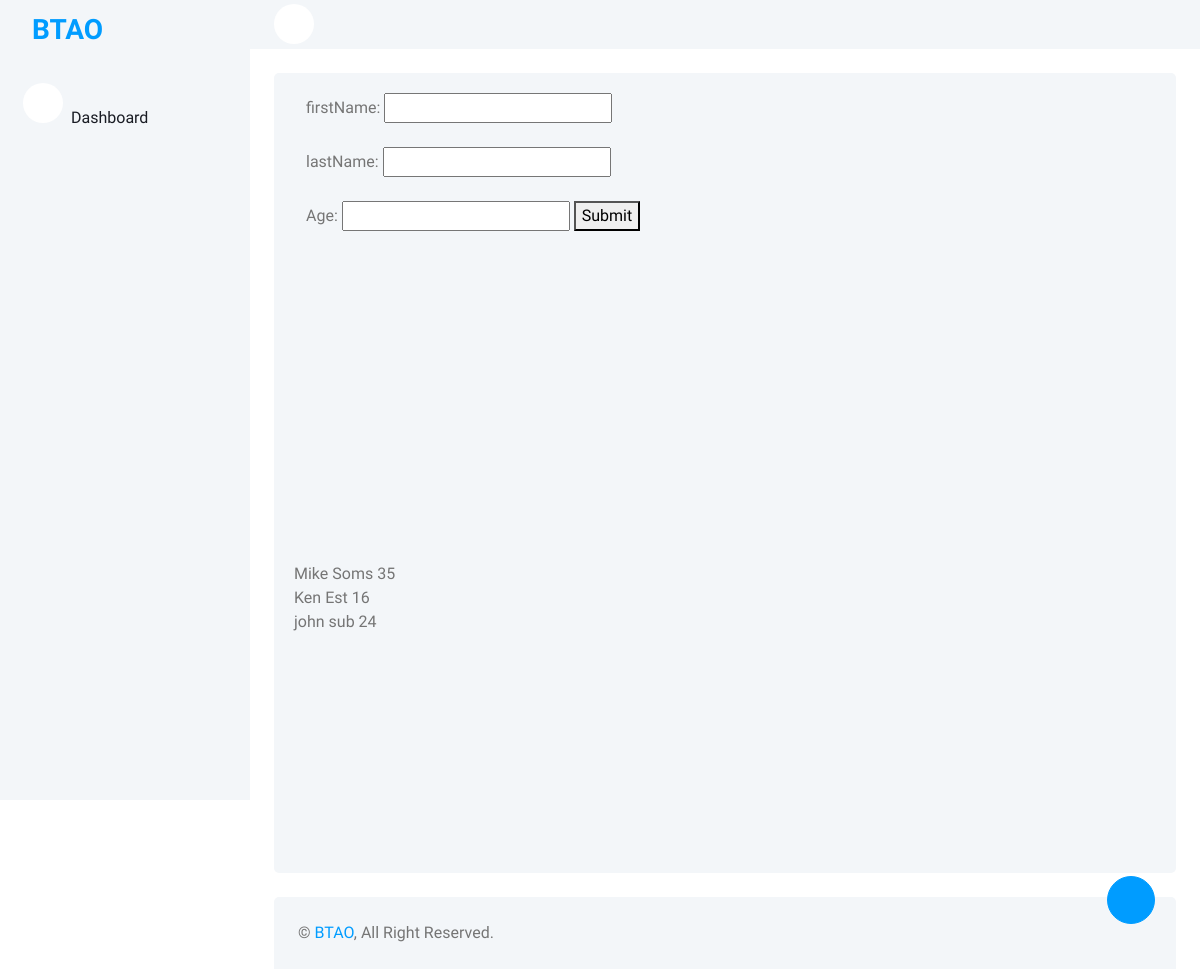
Screenshot of /pages/test.php with the database file from the repository.
### tables this page shows
CREATE TABLE `contact` (
  `Id` int(11) NOT NULL,
  `firstName` varchar(50) NOT NULL,
  `lastName` varchar(50) NOT NULL,
  `age` int(3) NOT NULL
);

### config/Models.php (called while the page is built, shortened)
<?php
include "CRUD.php";
function contact() {
	$crud = new CRUD;
	$crud->table = "contact";
	return $crud;
}
?>

### config/CRUD.php (called while the page is built)
<?php class CRUD{var $table;var $obj=array();function arrayToQuery($query){$query_array=array();foreach($query as $key=>$key_value){if($key_value=="NOW()"){$query_array[]="$key=$key_value";}else{$query_array[]="$key='".htmlspecialchars($key_value,ENT_QUOTES)."'";}}return implode(', ',$query_array);}function list($query=""){$query=$query?"where ".$query:"";$db=Database::connect();$pdo=$db->prepare("select * from $this->table $query");$pdo->execute();$result=$pdo->fetchAll(PDO::FETCH_OBJ);Database::disconnect();return $result;}function count($query=""){$query=$query?"where ".$query:"";$db=Database::connect();$pdo=$db->prepare("select * from $this->table $query");$pdo->execute();Database::disconnect();return $pdo->rowCount();}function get($args){$db=Database::connect();$pdo=$db->prepare("select * from $this->table where $args");$pdo->execute();$result=$pdo->fetch(PDO::FETCH_OBJ);Database::disconnect();return $result;}function create(){$object=$this->arrayToQuery($this->obj);$db=Database::connect();$pdo=$db->prepare("insert into $this->table set $object");$pdo->execute();Database::disconnect();}function update($args){$object=$this->arrayToQuery($this->obj);$db=Database::connect();$pdo=$db->prepare("update $this->table set $object where $args");$pdo->execute();Database::disconnect();}function delete($args){$db=Database::connect();$pdo=$db->prepare("delete from $this->table where $args");$pdo->execute();Database::disconnect();}} ?>

### pages/test.php (the view)
<?php
include "../templates/header.php";
$contact_list=contact()->list();
 ?>
 <form class="" action="test-process.php?action=save-contact" method="post">
   firstName:
   <input type="text" name="firstName" value="" required>
   <br>
   <br>
     lastName:
   <input type="text" name="lastName" value="" required>
    <br><br>
       Age:
      <input type="text" name="age" value="" required>
    <button type="submit" name="button">Submit</button>
 </form>
  <br>
   <br>
    <br>
     <br>
<?php foreach ($contact_list as $row): ?>
  <?=$row->firstName;?> <?=$row->lastName;?> <?=$row->age;?>
<br>
<?php endforeach; ?>
 <?php
 include "../templates/footer.php";
  ?>

### templates/css/style.css (style rules this page uses)
:root { --primary: #009CFF; --light: #F3F6F9; --dark: #191C24; }

### rows the page displays
contact: firstName "Mike", lastName "Soms", age "35"
contact: firstName "Ken", lastName "Est", age "16"
contact: firstName "john", lastName "sub", age "24"
